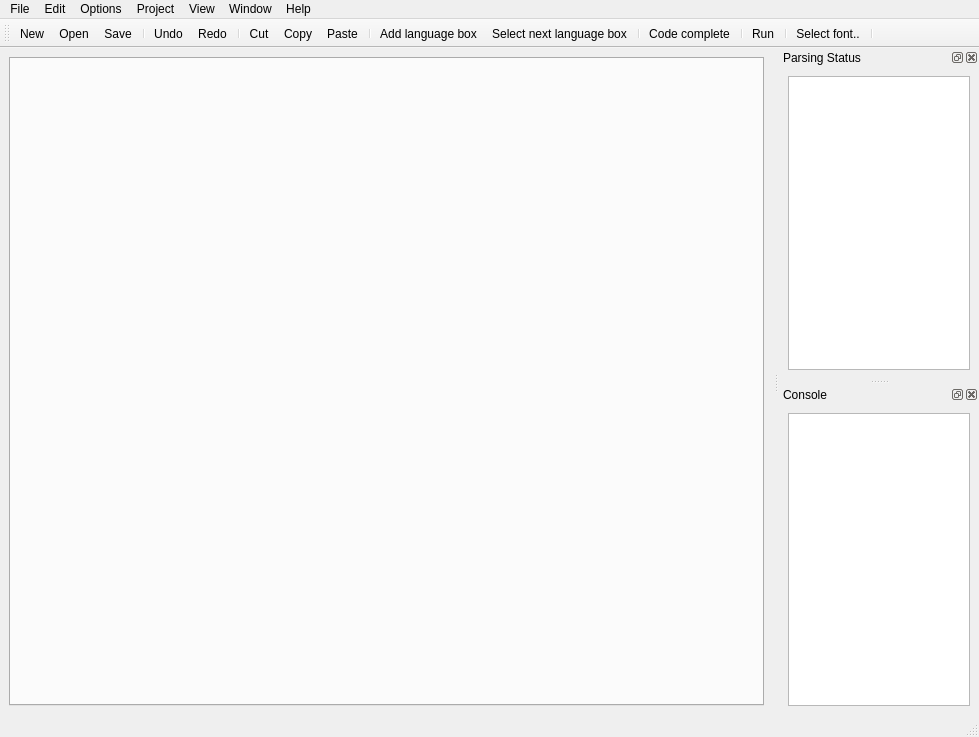
<?xml version="1.0" encoding="UTF-8"?>
<ui version="4.0">
 <class>MainWindow</class>
 <widget class="QMainWindow" name="MainWindow">
  <property name="geometry">
   <rect>
    <x>0</x>
    <y>0</y>
    <width>979</width>
    <height>737</height>
   </rect>
  </property>
  <property name="sizePolicy">
   <sizepolicy hsizetype="Preferred" vsizetype="Preferred">
    <horstretch>0</horstretch>
    <verstretch>0</verstretch>
   </sizepolicy>
  </property>
  <property name="windowTitle">
   <string>Eco - Editor for language composition</string>
  </property>
  <widget class="QWidget" name="centralwidget">
   <layout class="QVBoxLayout" name="verticalLayout_4">
    <item>
     <widget class="QTabWidget" name="tabWidget">
      <property name="currentIndex">
       <number>-1</number>
      </property>
      <property name="tabsClosable">
       <bool>true</bool>
      </property>
      <property name="movable">
       <bool>true</bool>
      </property>
     </widget>
    </item>
   </layout>
  </widget>
  <widget class="QMenuBar" name="menubar">
   <property name="geometry">
    <rect>
     <x>0</x>
     <y>0</y>
     <width>979</width>
     <height>21</height>
    </rect>
   </property>
   <widget class="QMenu" name="menuFile">
    <property name="title">
     <string>File</string>
    </property>
    <addaction name="actionNew"/>
    <addaction name="actionOpen"/>
    <addaction name="separator"/>
    <addaction name="actionSave"/>
    <addaction name="actionSave_as"/>
    <addaction name="separator"/>
    <addaction name="actionExit"/>
   </widget>
   <widget class="QMenu" name="menuOptions">
    <property name="title">
     <string>Options</string>
    </property>
    <addaction name="actionRandomDel"/>
    <addaction name="actionUndoRandomDel"/>
    <addaction name="actionSelect_font"/>
    <addaction name="actionFull_reparse"/>
   </widget>
   <widget class="QMenu" name="menuPoject">
    <property name="title">
     <string>Project</string>
    </property>
    <addaction name="actionRun"/>
   </widget>
   <widget class="QMenu" name="menuView">
    <property name="title">
     <string>View</string>
    </property>
    <addaction name="actionParse_Tree"/>
    <addaction name="actionStateGraph"/>
    <addaction name="separator"/>
    <addaction name="actionShow_language_boxes"/>
   </widget>
   <widget class="QMenu" name="menuInfo">
    <property name="title">
     <string>Help</string>
    </property>
    <addaction name="actionAbout"/>
   </widget>
   <widget class="QMenu" name="menuEdit">
    <property name="title">
     <string>Edit</string>
    </property>
    <addaction name="actionUndo"/>
    <addaction name="actionRedo"/>
    <addaction name="separator"/>
    <addaction name="actionCut"/>
    <addaction name="actionCopy"/>
    <addaction name="actionPaste"/>
    <addaction name="separator"/>
    <addaction name="actionFind"/>
    <addaction name="actionFind_next"/>
    <addaction name="separator"/>
    <addaction name="actionAdd_language_box"/>
    <addaction name="actionSelect_next_language_box"/>
    <addaction name="separator"/>
    <addaction name="actionCode_complete"/>
   </widget>
   <widget class="QMenu" name="menuWindow">
    <property name="title">
     <string>Window</string>
    </property>
   </widget>
   <addaction name="menuFile"/>
   <addaction name="menuEdit"/>
   <addaction name="menuOptions"/>
   <addaction name="menuPoject"/>
   <addaction name="menuView"/>
   <addaction name="menuWindow"/>
   <addaction name="menuInfo"/>
  </widget>
  <widget class="QStatusBar" name="statusbar"/>
  <widget class="QToolBar" name="toolBar">
   <property name="windowTitle">
    <string>toolBar</string>
   </property>
   <property name="iconSize">
    <size>
     <width>16</width>
     <height>16</height>
    </size>
   </property>
   <attribute name="toolBarArea">
    <enum>TopToolBarArea</enum>
   </attribute>
   <attribute name="toolBarBreak">
    <bool>false</bool>
   </attribute>
   <addaction name="actionNew"/>
   <addaction name="actionOpen"/>
   <addaction name="actionSave"/>
   <addaction name="separator"/>
   <addaction name="actionUndo"/>
   <addaction name="actionRedo"/>
   <addaction name="separator"/>
   <addaction name="actionCut"/>
   <addaction name="actionCopy"/>
   <addaction name="actionPaste"/>
   <addaction name="separator"/>
   <addaction name="actionAdd_language_box"/>
   <addaction name="actionSelect_next_language_box"/>
   <addaction name="separator"/>
   <addaction name="actionCode_complete"/>
   <addaction name="separator"/>
   <addaction name="actionRun"/>
   <addaction name="separator"/>
   <addaction name="actionSelect_font"/>
   <addaction name="separator"/>
  </widget>
  <widget class="QDockWidget" name="dockWidget_2">
   <property name="maximumSize">
    <size>
     <width>200</width>
     <height>524287</height>
    </size>
   </property>
   <property name="windowTitle">
    <string>Parsing Status</string>
   </property>
   <attribute name="dockWidgetArea">
    <number>2</number>
   </attribute>
   <widget class="QWidget" name="dockWidgetContents_2">
    <layout class="QHBoxLayout" name="horizontalLayout_5">
     <item>
      <widget class="QTreeWidget" name="treeWidget">
       <property name="alternatingRowColors">
        <bool>false</bool>
       </property>
       <property name="textElideMode">
        <enum>Qt::ElideRight</enum>
       </property>
       <property name="indentation">
        <number>20</number>
       </property>
       <property name="rootIsDecorated">
        <bool>false</bool>
       </property>
       <property name="uniformRowHeights">
        <bool>false</bool>
       </property>
       <property name="animated">
        <bool>false</bool>
       </property>
       <property name="allColumnsShowFocus">
        <bool>false</bool>
       </property>
       <attribute name="headerVisible">
        <bool>false</bool>
       </attribute>
       <column>
        <property name="text">
         <string>1</string>
        </property>
       </column>
      </widget>
     </item>
    </layout>
   </widget>
  </widget>
  <widget class="QDockWidget" name="dockWidget">
   <property name="windowTitle">
    <string>Console</string>
   </property>
   <attribute name="dockWidgetArea">
    <number>2</number>
   </attribute>
   <widget class="QWidget" name="dockWidgetContents">
    <layout class="QVBoxLayout" name="verticalLayout">
     <item>
      <widget class="QTextEdit" name="teConsole">
       <property name="readOnly">
        <bool>true</bool>
       </property>
      </widget>
     </item>
    </layout>
   </widget>
  </widget>
  <action name="actionImport">
   <property name="icon">
    <iconset theme="document-import">
     <normaloff>../../../../../.designer</normaloff>../../../../../.designer</iconset>
   </property>
   <property name="text">
    <string>Import...</string>
   </property>
  </action>
  <action name="actionRandomDel">
   <property name="text">
    <string>Delete random chars</string>
   </property>
  </action>
  <action name="actionUndoRandomDel">
   <property name="text">
    <string>Undo random deletion</string>
   </property>
  </action>
  <action name="actionOpen">
   <property name="icon">
    <iconset theme="document-open">
     <normaloff>../../../../../.designer</normaloff>../../../../../.designer</iconset>
   </property>
   <property name="text">
    <string>Open...</string>
   </property>
   <property name="shortcut">
    <string>Ctrl+O</string>
   </property>
  </action>
  <action name="actionSave">
   <property name="icon">
    <iconset theme="document-save">
     <normaloff>../../../../../.designer</normaloff>../../../../../.designer</iconset>
   </property>
   <property name="text">
    <string>Save</string>
   </property>
   <property name="shortcut">
    <string>Ctrl+S</string>
   </property>
  </action>
  <action name="actionNew">
   <property name="icon">
    <iconset theme="document-new">
     <normaloff>../../../../../.designer</normaloff>../../../../../.designer</iconset>
   </property>
   <property name="text">
    <string>New</string>
   </property>
   <property name="shortcut">
    <string>Ctrl+N</string>
   </property>
  </action>
  <action name="actionRun">
   <property name="icon">
    <iconset theme="system-run">
     <normaloff>../../../../../.designer/backup</normaloff>../../../../../.designer/backup</iconset>
   </property>
   <property name="text">
    <string>Run</string>
   </property>
  </action>
  <action name="actionSelect_font">
   <property name="icon">
    <iconset theme="fonts">
     <normaloff>../../../../../.designer/backup</normaloff>../../../../../.designer/backup</iconset>
   </property>
   <property name="text">
    <string>Select font..</string>
   </property>
  </action>
  <action name="actionParse_Tree">
   <property name="checkable">
    <bool>false</bool>
   </property>
   <property name="checked">
    <bool>false</bool>
   </property>
   <property name="text">
    <string>Tree</string>
   </property>
  </action>
  <action name="actionAbout">
   <property name="icon">
    <iconset theme="help-about">
     <normaloff>../../../../../.designer/backup</normaloff>../../../../../.designer/backup</iconset>
   </property>
   <property name="text">
    <string>About</string>
   </property>
  </action>
  <action name="actionStateGraph">
   <property name="text">
    <string>StateGraph</string>
   </property>
  </action>
  <action name="actionUndo">
   <property name="icon">
    <iconset theme="undo">
     <normaloff>../../../../../.designer/backup</normaloff>../../../../../.designer/backup</iconset>
   </property>
   <property name="text">
    <string>Undo</string>
   </property>
   <property name="shortcut">
    <string>Ctrl+Z</string>
   </property>
  </action>
  <action name="actionRedo">
   <property name="icon">
    <iconset theme="redo">
     <normaloff>../../../../../.designer/backup</normaloff>../../../../../.designer/backup</iconset>
   </property>
   <property name="text">
    <string>Redo</string>
   </property>
   <property name="shortcut">
    <string>Ctrl+Shift+Z</string>
   </property>
  </action>
  <action name="actionCut">
   <property name="icon">
    <iconset theme="editcut">
     <normaloff>../../../../../.designer/backup</normaloff>../../../../../.designer/backup</iconset>
   </property>
   <property name="text">
    <string>Cut</string>
   </property>
   <property name="shortcut">
    <string>Ctrl+X</string>
   </property>
  </action>
  <action name="actionCopy">
   <property name="icon">
    <iconset theme="editcopy">
     <normaloff>../../../../../.designer/backup</normaloff>../../../../../.designer/backup</iconset>
   </property>
   <property name="text">
    <string>Copy</string>
   </property>
   <property name="shortcut">
    <string>Ctrl+C</string>
   </property>
  </action>
  <action name="actionPaste">
   <property name="icon">
    <iconset theme="editpaste">
     <normaloff>../../../../../.designer/backup</normaloff>../../../../../.designer/backup</iconset>
   </property>
   <property name="text">
    <string>Paste</string>
   </property>
   <property name="shortcut">
    <string>Ctrl+V</string>
   </property>
  </action>
  <action name="actionSave_as">
   <property name="icon">
    <iconset theme="document-save-as">
     <normaloff>../../../../../.designer/backup</normaloff>../../../../../.designer/backup</iconset>
   </property>
   <property name="text">
    <string>Save as...</string>
   </property>
   <property name="shortcut">
    <string>Ctrl+Shift+S</string>
   </property>
  </action>
  <action name="actionAdd_language_box">
   <property name="icon">
    <iconset theme="insert-object">
     <normaloff>../../../../../.designer/backup</normaloff>../../../../../.designer/backup</iconset>
   </property>
   <property name="text">
    <string>Add language box</string>
   </property>
   <property name="shortcut">
    <string>Ctrl+L</string>
   </property>
  </action>
  <action name="actionSelect_next_language_box">
   <property name="icon">
    <iconset theme="forward">
     <normaloff>../../../../../.designer/backup</normaloff>../../../../../.designer/backup</iconset>
   </property>
   <property name="text">
    <string>Select next language box</string>
   </property>
   <property name="shortcut">
    <string>Ctrl+Shift+L</string>
   </property>
  </action>
  <action name="actionExit">
   <property name="text">
    <string>Exit</string>
   </property>
  </action>
  <action name="actionFind">
   <property name="icon">
    <iconset theme="find">
     <normaloff>../../../../../.designer/backup</normaloff>../../../../../.designer/backup</iconset>
   </property>
   <property name="text">
    <string>Find...</string>
   </property>
   <property name="shortcut">
    <string>Ctrl+F</string>
   </property>
  </action>
  <action name="actionCode_complete">
   <property name="icon">
    <iconset theme="insert-text">
     <normaloff>../../../../../.designer/backup</normaloff>../../../../../.designer/backup</iconset>
   </property>
   <property name="text">
    <string>Code complete</string>
   </property>
   <property name="shortcut">
    <string>Ctrl+Space</string>
   </property>
  </action>
  <action name="actionFull_reparse">
   <property name="text">
    <string>Full reparse</string>
   </property>
  </action>
  <action name="actionShow_language_boxes">
   <property name="checkable">
    <bool>true</bool>
   </property>
   <property name="text">
    <string>Highlight language boxes</string>
   </property>
  </action>
  <action name="actionFind_next">
   <property name="text">
    <string>Find next</string>
   </property>
   <property name="shortcut">
    <string>F3</string>
   </property>
  </action>
 </widget>
 <resources/>
 <connections/>
</ui>
